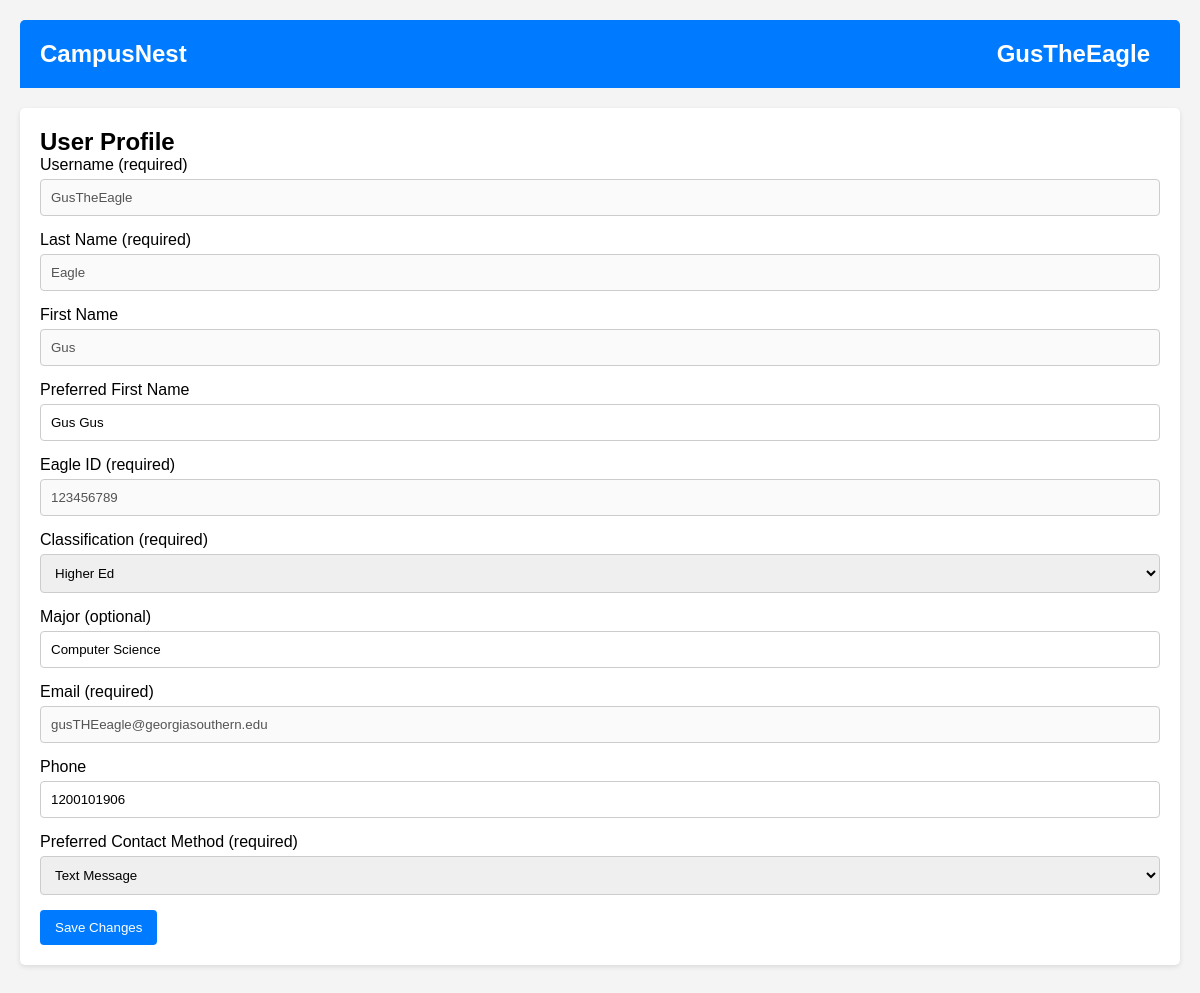
The app's page /user-profile.html (signed in) with its own data.
### app.py (models this page shows, shortened)
class User(db.Model):
    eagle_id = db.Column(db.String(150), primary_key=True)  # Make eagle_id the primary key
    first_name = db.Column(db.String(150), nullable=False)
    last_name = db.Column(db.String(150), nullable=False)
    username = db.Column(db.String(150), nullable=False, unique=True)
    email = db.Column(db.String(150), nullable=False, unique=True)
    password = db.Column(db.String(150), nullable=False)
    date_of_birth = db.Column(db.Date, nullable=False)
    phone_number = db.Column(db.String(20), nullable=True)
    pronouns = db.Column(db.String(50), nullable=True)
    school = db.Column(db.String(150), nullable=True)
    security_question = db.Column(db.String(200), nullable=True)
    security_answer = db.Column(db.String(200), nullable=True)
    preferred_name = db.Column(db.String(150), nullable=True)  # Ensure this line is present
    classification = db.Column(db.String(50), nullable=True)
    major = db.Column(db.String(150), nullable=True)
    preferred_contact = db.Column(db.String(20), nullable=True)  # Ensure this line is present

### app.py (the view)
@app.route('/user-profile', methods=['GET', 'POST'])
@app.route('/user-profile.html', methods=['GET', 'POST'])
def user_profile():
    username = session.get('username')  # Get username from session
    if username:
        user = User.query.filter_by(username=username).first()
        if request.method == 'POST':
            return redirect(url_for('user_profile'))  # Redirect after update
        return render_template('user-profile.html', user=user, username=username)
    return redirect(url_for('login'))

### templates/user-profile.html (shortened to what this page needs)
<!DOCTYPE html>
<html lang="en">
<head>
    <link rel="stylesheet" href="{{ url_for('static', filename='user-profile.css') }}">
</head>
<body>
    <header>
        <h1>CampusNest</h1>
        <div class="dropdown">
            <div id="user-name" class="dropdown-toggle">{{ username }}</div>
        </div>
    </header>
    <div class="profile-container">
        <h1>User Profile</h1>
        <form action="{{ url_for('update_profile') }}" method="POST">
            <div class="input-group">
                <label for="username">Username (required)</label>
                <input type="text" id="username" name="username" value="{{ user.username }}" required disabled>
            </div>
            <div class="input-group">
                <label for="last-name">Last Name (required)</label>
                <input type="text" id="last-name" name="last_name" value="{{ user.last_name }}" required disabled>
            </div>
            <div class="input-group">
                <label for="first-name">First Name</label>
                <input type="text" id="first-name" name="first_name" value="{{ user.first_name }}" required disabled>
            </div>
            <div class="input-group">
                <label for="preferred-name">Preferred First Name</label>
                <input type="text" id="preferred-name" name="preferred_name" value="{{ user.preferred_name }}">
            </div>
            <div class="input-group">
                <label for="eagle-id">Eagle ID (required)</label>
                <input type="text" id="eagle-id" name="eagle_id" value="{{ user.eagle_id }}" required disabled>
            </div>
            <div class="input-group">
                <label for="classification">Classification (required)</label>
                <select id="classification" name="classification" required>
                    <option value="higher-ed" {% if user.classification == 'higher-ed' %}selected{% endif %}>Higher Ed</option>
                </select>
            </div>
            <div class="input-group">
                <label for="major">Major (optional)</label>
                <input type="text" id="major" name="major" value="{{ user.major }}">
            </div>
            <div class="input-group">
                <label for="email">Email (required)</label>
                <input type="email" id="email" name="email" value="{{ user.email }}" required disabled>
            </div>
            <div class="input-group">
                <label for="phone">Phone</label>
                <input type="tel" id="phone" name="phone" value="{{ user.phone_number }}">
            </div>
            <div class="input-group">
                <label for="preferred-contact">Preferred Contact Method (required)</label>
                <select id="preferred-contact" name="preferred_contact" required>
                    <option value="text" {% if user.preferred_contact == 'text' %}selected{% endif %}>Text Message</option>
                </select>
            </div>
            <button type="submit" class="save-button">Save Changes</button>
        </form>
    </div>
</body>
</html>

### static/user-profile.css (style rules this page uses)
body { font-family: Arial, sans-serif; margin: 0; padding: 20px; background-color: #f4f4f4; display: flex; flex-direction: column; }
header { display: flex; justify-content: space-between; align-items: center; background-color: #007bff; color: white; width: 100%; margin: 0; padding: 10px 20px; box-sizing: border-box; border-radius: 5px 5px 0 0; }
h1 { margin: 0; font-size: 1.5em; }
.profile-container { width: calc(100% - 40px); margin: 20px auto; background: white; padding: 20px; border-radius: 5px; box-shadow: 0 2px 5px rgba(0, 0, 0, 0.1); }
.input-group { margin-bottom: 15px; }
.input-group label { display: block; margin-bottom: 5px; }
.input-group input, .input-group select { width: 100%; padding: 10px; border: 1px solid #ccc; border-radius: 4px; box-sizing: border-box; }
.save-button { background-color: #007bff; color: white; border: none; padding: 10px 15px; border-radius: 4px; cursor: pointer; transition: background 0.3s; }
.dropdown { position: relative; display: inline-block; }
.dropdown-toggle { cursor: pointer; padding: 10px; font-size: 1.5em; font-weight: bold; color: white; transition: background 0.3s; }

### records on screen
User: username "GusTheEagle", last_name "Eagle", first_name "Gus", preferred_name "Gus Gus", eagle_id "123456789", classification "Higher Ed", major "Computer Science", email "gusTHEeagle@georgiasouthern.edu", phone "1200101906", preferred_contact "Text Message"

### other values on screen
{{ username }} "GusTheEagle"
